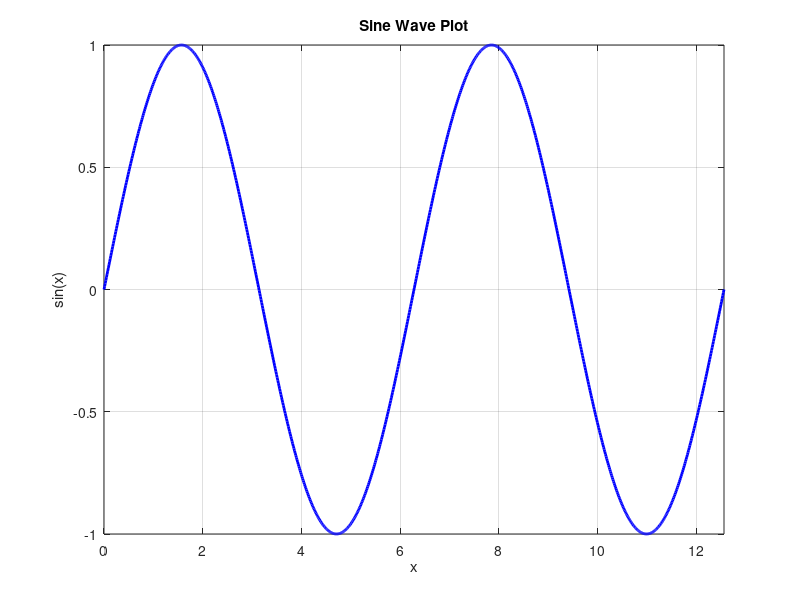

Source code (MATLAB):
% MATLAB script to plot a sine wave
% Generate x values from 0 to 4π with small increments
x = linspace(0, 4*pi, 1000);

% Calculate y values as sine of x
y = sin(x);

% Create the plot
figure;
plot(x, y, 'b-', 'LineWidth', 2);

% Add labels and title
xlabel('x');
ylabel('sin(x)');
title('Sine Wave Plot');

% Add grid for better visualization
grid on;

% Set axis limits to show the full range
xlim([0, 4*pi]);

% Display the plot
disp('Sine wave plot created successfully!');
